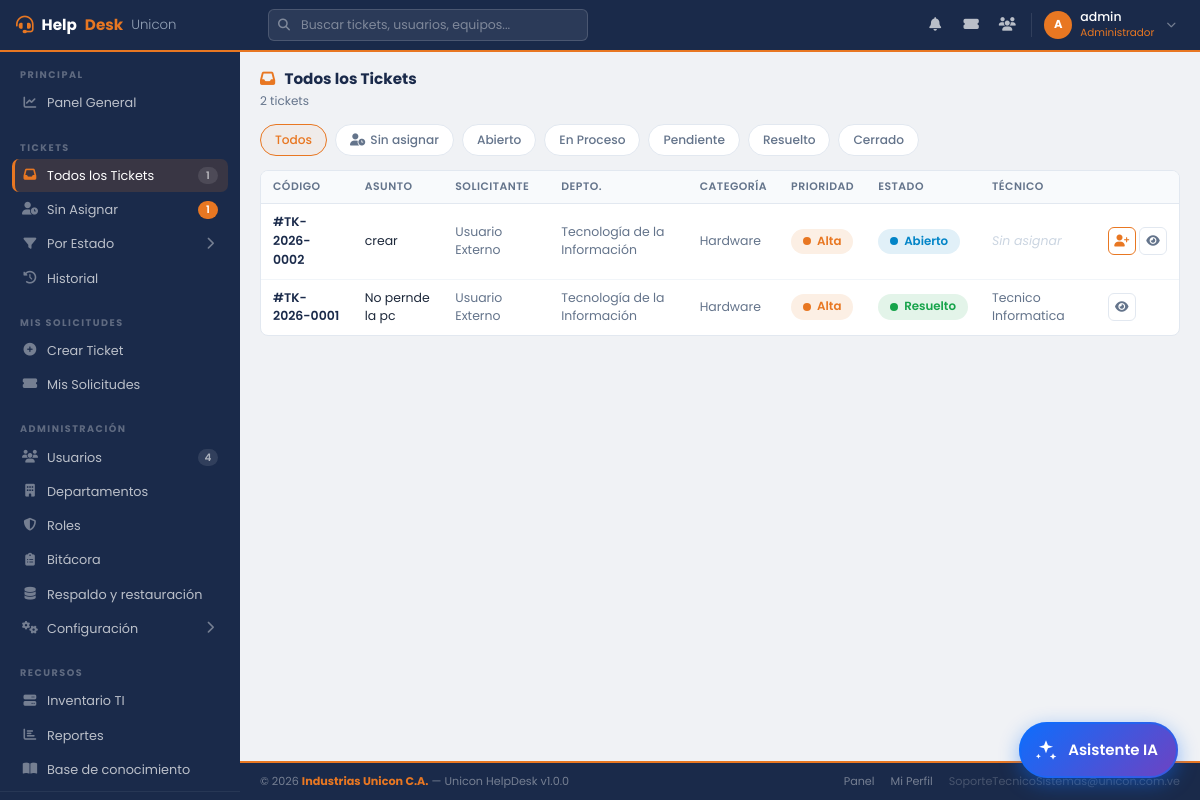
Before: /admin/tickets.php (signed in) with the older database file.
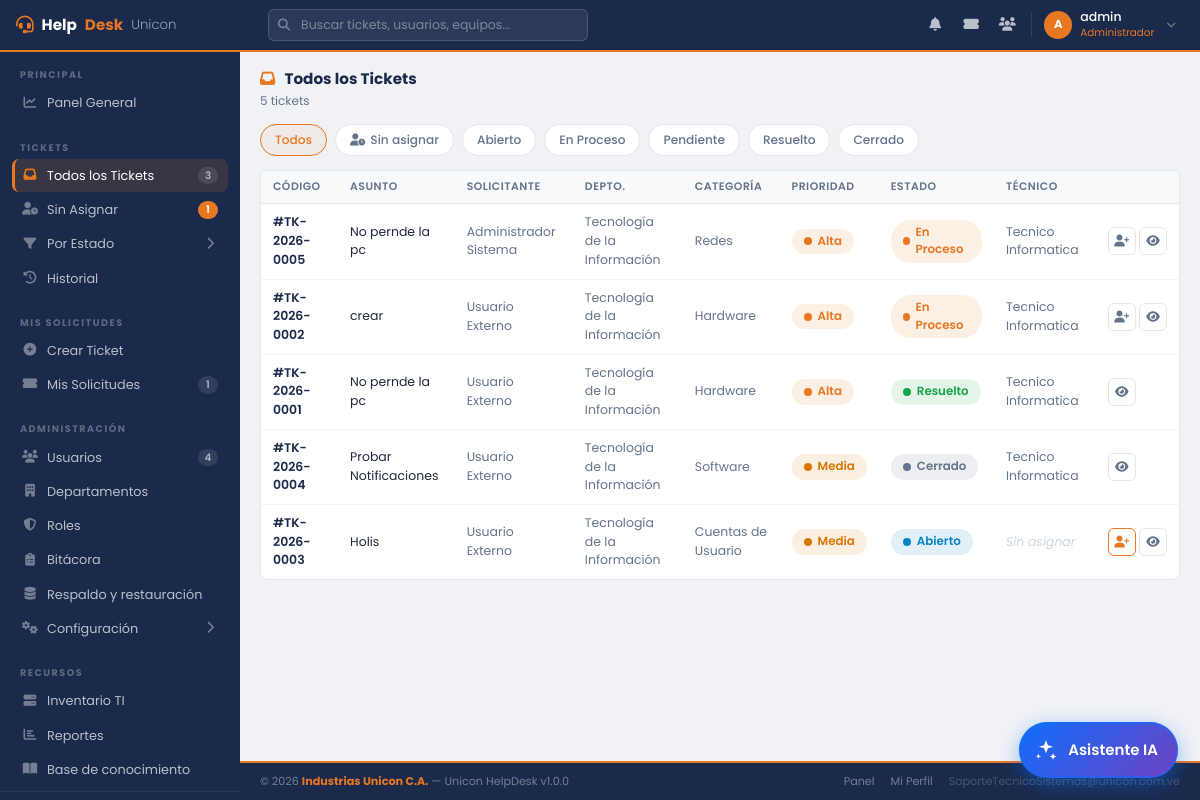
After: the same page with the newer database file.
### tables this page shows
CREATE TABLE `estados_ticket` (
  `id_estado_ticket` int(11) NOT NULL AUTO_INCREMENT,
  `nombre` varchar(50) NOT NULL,
  `descripcion` text DEFAULT NULL,
  PRIMARY KEY (`id_estado_ticket`),
  UNIQUE KEY `nombre` (`nombre`)
);

CREATE TABLE `tickets` (
  `id_tickets` int(11) NOT NULL AUTO_INCREMENT,
  `codigo_ticket` varchar(20) NOT NULL,
  `asunto` varchar(200) NOT NULL,
  `descripcion` text NOT NULL,
  `fecha_creacion` datetime NOT NULL DEFAULT current_timestamp(),
  `fecha_cierre` datetime DEFAULT NULL,
  `id_usuario_solicitante` int(11) NOT NULL,
  `id_usuario_asignado` int(11) DEFAULT NULL,
  `id_departamento` int(11) NOT NULL,
  `id_categoria` int(11) NOT NULL,
  `id_prioridad` int(11) NOT NULL DEFAULT 2,
  `id_estado` int(11) NOT NULL DEFAULT 1,
  `id_inventario` int(11) DEFAULT NULL,
  `solucion` text DEFAULT NULL,
  `observaciones` text DEFAULT NULL,
  PRIMARY KEY (`id_tickets`),
  UNIQUE KEY `codigo_ticket` (`codigo_ticket`),
  KEY `fecha_creacion` (`fecha_creacion`),
  KEY `fk_ticket_categoria` (`id_categoria`),
  KEY `fk_ticket_usuario_asignado` (`id_usuario_asignado`),
  KEY `fk_ticket_usuario_solicitante` (`id_usuario_solicitante`),
  KEY `fk_ticket_prioridad` (`id_prioridad`),
  KEY `fk_ticket_departamento` (`id_departamento`),
  KEY `id_inventario` (`id_inventario`),
  KEY `id_estado` (`id_estado`),
  CONSTRAINT `fk_ticket_categoria` FOREIGN KEY (`id_categoria`) REFERENCES `categoria_incidencias` (`id_categoria`) ON UPDATE CASCADE,
  CONSTRAINT `fk_ticket_departamento` FOREIGN KEY (`id_departamento`) REFERENCES `departamentos` (`id_departamento`) ON UPDATE CASCADE,
  CONSTRAINT `fk_ticket_estado` FOREIGN KEY (`id_estado`) REFERENCES `estados_ticket` (`id_estado_ticket`) ON UPDATE CASCADE,
  CONSTRAINT `fk_ticket_inventario` FOREIGN KEY (`id_inventario`) REFERENCES `inventario_tecnologico` (`id_inventario`) ON UPDATE CASCADE,
  CONSTRAINT `fk_ticket_prioridad` FOREIGN KEY (`id_prioridad`) REFERENCES `prioridades` (`id_prioridad`) ON UPDATE CASCADE,
  CONSTRAINT `fk_ticket_usuario_asignado` FOREIGN KEY (`id_usuario_asignado`) REFERENCES `usuarios` (`id_usuario`) ON UPDATE CASCADE,
  CONSTRAINT `fk_ticket_usuario_solicitante` FOREIGN KEY (`id_usuario_solicitante`) REFERENCES `usuarios` (`id_usuario`) ON UPDATE CASCADE
);

CREATE TABLE `usuarios` (
  `id_usuario` int(11) NOT NULL AUTO_INCREMENT,
  `nombres` varchar(100) NOT NULL,
  `apellidos` varchar(100) NOT NULL,
  `correo` varchar(150) NOT NULL,
  `usuario_login` varchar(50) NOT NULL,
  `contraseña` varchar(255) NOT NULL,
  `telefono` varchar(20) DEFAULT NULL,
  `id_departamento` int(11) NOT NULL,
  `id_rol` int(11) NOT NULL DEFAULT 1,
  `estado` enum('activo','inactivo','reposo','pasante','vacaciones','suspendido') NOT NULL DEFAULT 'activo',
  PRIMARY KEY (`id_usuario`),
  UNIQUE KEY `correo` (`correo`),
  UNIQUE KEY `usuario_login` (`usuario_login`),
  KEY `id_departamento` (`id_departamento`),
  KEY `id_rol` (`id_rol`),
  CONSTRAINT `fk_usuario_departamento` FOREIGN KEY (`id_departamento`) REFERENCES `departamentos` (`id_departamento`) ON UPDATE CASCADE,
  CONSTRAINT `fk_usuario_rol` FOREIGN KEY (`id_rol`) REFERENCES `roles` (`id_rol`) ON UPDATE CASCADE
);

CREATE TABLE `departamentos` (
  `id_departamento` int(11) NOT NULL AUTO_INCREMENT,
  `nombre` varchar(100) NOT NULL,
  `descripcion` text DEFAULT NULL,
  `estado` enum('activo','inactivo','clausurado') NOT NULL DEFAULT 'activo',
  PRIMARY KEY (`id_departamento`),
  UNIQUE KEY `nombre` (`nombre`)
);

CREATE TABLE `categoria_incidencias` (
  `id_categoria` int(11) NOT NULL AUTO_INCREMENT,
  `nombre` varchar(80) NOT NULL,
  `descripcion` text DEFAULT NULL,
  `id_prioridad_default` int(11) DEFAULT NULL,
  `estado` enum('activo','inactivo') NOT NULL DEFAULT 'activo',
  PRIMARY KEY (`id_categoria`),
  UNIQUE KEY `nombre` (`nombre`),
  KEY `fk_categoria_prioridad` (`id_prioridad_default`),
  CONSTRAINT `fk_categoria_prioridad` FOREIGN KEY (`id_prioridad_default`) REFERENCES `prioridades` (`id_prioridad`) ON DELETE SET NULL ON UPDATE CASCADE
);

CREATE TABLE `prioridades` (
  `id_prioridad` int(11) NOT NULL AUTO_INCREMENT,
  `nombre` varchar(50) NOT NULL,
  `nivel` int(11) NOT NULL DEFAULT 2,
  `tiempo_respuesta_objetivo` int(11) NOT NULL DEFAULT 2880 COMMENT 'Guardar minutos',
  PRIMARY KEY (`id_prioridad`),
  UNIQUE KEY `nombre` (`nombre`)
);

### admin/tickets.php (the view, shortened to what the changed rows need)
<?php
include '../config/conexion.php';
$mapa_estado_slug = [
    'abierto'   => TICKET_ABIERTO,
    'proceso'   => TICKET_PROCESO,
    'pendiente' => TICKET_PENDIENTE,
    'resuelto'  => TICKET_RESUELTO,
    'cerrado'   => TICKET_CERRADO,
];
$estado_slug = $_GET['estado'] ?? '';
$filtro_estado_id = $mapa_estado_slug[$estado_slug] ?? (ctype_digit($estado_slug) ? (int)$estado_slug : null);
$estados_filtro = $conexion->query("SELECT id_estado_ticket, nombre FROM estados_ticket ORDER BY id_estado_ticket")->fetch_all(MYSQLI_ASSOC);
$filtro_sin_asignar = ($estado_slug === 'sin_asignar');
$sql = "
    SELECT t.id_tickets, t.codigo_ticket, t.asunto, t.fecha_creacion, t.id_usuario_asignado,
           c.nombre AS categoria_nombre,
           p.nombre AS prioridad_nombre, p.nivel AS prioridad_nivel,
           e.nombre AS estado_nombre, e.id_estado_ticket,
           sol.nombres AS sol_nombres, sol.apellidos AS sol_apellidos,
           dep.nombre AS departamento_nombre,
           asig.nombres AS asig_nombres, asig.apellidos AS asig_apellidos
    FROM tickets t
    JOIN categoria_incidencias c ON t.id_categoria = c.id_categoria
    JOIN prioridades p ON t.id_prioridad = p.id_prioridad
    JOIN estados_ticket e ON t.id_estado = e.id_estado_ticket
    JOIN usuarios sol ON t.id_usuario_solicitante = sol.id_usuario
    JOIN departamentos dep ON t.id_departamento = dep.id_departamento
    LEFT JOIN usuarios asig ON t.id_usuario_asignado = asig.id_usuario
";
if ($filtro_sin_asignar) {
    $stmt = $conexion->prepare($sql . " WHERE t.id_usuario_asignado IS NULL AND t.id_estado NOT IN (" . TICKET_RESUELTO . "," . TICKET_CERRADO . ") ORDER BY p.nivel DESC, t.fecha_creacion ASC");
} elseif ($filtro_estado_id !== null) {
    $stmt = $conexion->prepare($sql . " WHERE t.id_estado = ? ORDER BY p.nivel DESC, t.fecha_creacion DESC");
    $stmt->bind_param("i", $filtro_estado_id);
} else {
    $stmt = $conexion->prepare($sql . " ORDER BY p.nivel DESC, t.fecha_creacion DESC");
}
$stmt->execute();
$tickets = $stmt->get_result();
include_once '../includes/header2.php';
include_once '../includes/sidebar.php';
?>
<main class="hd-main">
    <div class="hd-page-header">
        <div>
            <div class="hd-page-title"><i class="fas fa-inbox" style="color:var(--naranja);margin-right:6px;"></i> Todos los Tickets</div>
            <div class="hd-page-sub"><?= $tickets->num_rows ?> ticket<?= $tickets->num_rows !== 1 ? 's' : '' ?><?= ($filtro_estado_id !== null || $filtro_sin_asignar) ? ' — filtrado' : '' ?></div>
        </div>
    </div>
    <div class="hd-filtros">
        <a href="tickets.php" class="hd-filtro-btn <?= $estado_slug === '' ? 'activo' : '' ?>">Todos</a>
        <a href="tickets.php?estado=sin_asignar" class="hd-filtro-btn <?= $filtro_sin_asignar ? 'activo' : '' ?>"><i class="fas fa-user-clock" style="margin-right:5px;"></i>Sin asignar</a>
        <?php foreach ($estados_filtro as $ef): ?>
        <a href="tickets.php?estado=<?= (int)$ef['id_estado_ticket'] ?>" class="hd-filtro-btn <?= $filtro_estado_id === (int)$ef['id_estado_ticket'] ? 'activo' : '' ?>"><?= htmlspecialchars($ef['nombre']) ?></a>
        <?php endforeach; ?>
    </div>
    <div class="hd-card">
        <div class="hd-card-body" style="padding:0;">
            <table class="hd-table">
                <thead>
                    <tr>
                        <th>Código</th>
                        <th>Asunto</th>
                        <th>Solicitante</th>
                        <th>Depto.</th>
                        <th>Categoría</th>
                        <th>Prioridad</th>
                        <th>Estado</th>
                        <th>Técnico</th>
                        <th></th>
                    </tr>
                </thead>
                <tbody>
                    <?php
                    $colores_estado = [1=>'#0284c7', 2=>'#E87722', 3=>'#d97706', 4=>'#16a34a', 5=>'#64748b'];
                    $colores_nivel  = [1=>'#0284c7', 2=>'#d97706', 3=>'#E87722', 4=>'#dc2626'];
                    while ($t = $tickets->fetch_assoc()):
                        $ce = $colores_estado[$t['id_estado_ticket']] ?? '#94a3b8';
                        $cp = $colores_nivel[$t['prioridad_nivel']] ?? '#94a3b8';
                    ?>
                    <tr class="hd-fila-ticket" onclick="window.location='ver_ticket.php?id=<?= $t['id_tickets'] ?>'">
                        <td style="font-weight:600;color:var(--azul);">#<?= htmlspecialchars($t['codigo_ticket']) ?></td>
                        <td><?= htmlspecialchars($t['asunto']) ?></td>
                        <td style="color:var(--muted);"><?= htmlspecialchars($t['sol_nombres'] . ' ' . $t['sol_apellidos']) ?></td>
                        <td style="color:var(--muted);"><?= htmlspecialchars($t['departamento_nombre']) ?></td>
                        <td style="color:var(--muted);"><?= htmlspecialchars($t['categoria_nombre']) ?></td>
                        <td>
                            <span class="hd-badge-pill" style="background:color-mix(in srgb, <?= $cp ?> 12%, white); color:<?= $cp ?>;">
                                <span class="dot" style="background:<?= $cp ?>;"></span> <?= htmlspecialchars($t['prioridad_nombre']) ?>
                            </span>
                        </td>
                        <td>
                            <span class="hd-badge-pill" style="background:color-mix(in srgb, <?= $ce ?> 12%, white); color:<?= $ce ?>;">
                                <span class="dot" style="background:<?= $ce ?>;"></span> <?= htmlspecialchars($t['estado_nombre']) ?>
                            </span>
                        </td>
                        <td style="color:var(--muted);">
                            <?= $t['asig_nombres'] ? htmlspecialchars($t['asig_nombres'] . ' ' . $t['asig_apellidos']) : '<span class="hd-sin-asignar">Sin asignar</span>' ?>
                        </td>
                        <td class="acciones">
                            <?php if (!in_array((int)$t['id_estado_ticket'], [TICKET_RESUELTO, TICKET_CERRADO], true)): ?>
                            <button type="button" class="hd-icon-btn <?= $t['id_usuario_asignado'] ? '' : 'asignar' ?>"
                                    title="<?= $t['id_usuario_asignado'] ? 'Reasignar técnico' : 'Asignar técnico' ?>"
                                    onclick="event.stopPropagation(); abrirAsignar(<?= (int)$t['id_tickets'] ?>, <?= htmlspecialchars(json_encode($t['codigo_ticket']), ENT_QUOTES) ?>, <?= (int)$t['id_usuario_asignado'] ?>)">
                                <i class="fas fa-user-plus"></i>
                            </button>
                            <?php endif; ?>
                            <a href="ver_ticket.php?id=<?= $t['id_tickets'] ?>" class="hd-icon-btn" title="Ver ticket" onclick="event.stopPropagation();">
                                <i class="fas fa-eye"></i>
                            </a>
                        </td>
                    </tr>
                    <?php endwhile; ?>
                </tbody>
            </table>
        </div>
    </div>
</main>
<?php include_once '../includes/footer2.php'; ?>

### includes/sidebar.php (shortened to what the changed rows need)
<?php
if (!function_exists('sb_badge')) {
    function sb_badge(int $n, string $clase = ''): string {
        if ($n <= 0) return '';
        return '<span class="hd-sidebar-count' . ($clase !== '' ? ' ' . $clase : '') . '">' . $n . '</span>';
    }
}
$sb = [];
$stmt_sb = $conexion->prepare("SELECT id_usuario FROM usuarios WHERE usuario_login = ?");
$stmt_sb->bind_param("s", $usuario_activo);
$stmt_sb->execute();
$fila_sb = $stmt_sb->get_result()->fetch_assoc();
$sb_id_usuario = (int)($fila_sb['id_usuario'] ?? 0);
$stmt_sb = $conexion->prepare("SELECT COUNT(*) AS c FROM tickets WHERE id_usuario_solicitante = ? AND id_estado NOT IN (" . TICKET_RESUELTO . "," . TICKET_CERRADO . ")");
$stmt_sb->bind_param("i", $sb_id_usuario);
$stmt_sb->execute();
$sb['mis_sol'] = (int)$stmt_sb->get_result()->fetch_assoc()['c'];
if ($rol_id == ROL_ADMIN) {
    $r = $conexion->query("
        SELECT COALESCE(SUM(id_estado = " . TICKET_ABIERTO . "), 0)   AS abiertos,
               COALESCE(SUM(id_estado = " . TICKET_PROCESO . "), 0)   AS proceso,
               COALESCE(SUM(id_estado = " . TICKET_PENDIENTE . "), 0) AS pendientes
        FROM tickets
    ")->fetch_assoc();
    $sb['abiertos']   = (int)$r['abiertos'];
    $sb['proceso']    = (int)$r['proceso'];
    $sb['pendientes'] = (int)$r['pendientes'];
    $sb['activos']    = $sb['abiertos'] + $sb['proceso'] + $sb['pendientes'];
    $sb['sin_asignar'] = (int)$conexion->query("SELECT COUNT(*) c FROM tickets WHERE id_usuario_asignado IS NULL AND id_estado NOT IN (" . TICKET_RESUELTO . "," . TICKET_CERRADO . ")")->fetch_assoc()['c'];
    $sb['usuarios']   = (int)$conexion->query("SELECT COUNT(*) c FROM usuarios")->fetch_assoc()['c'];
    $sb['inventario'] = (int)$conexion->query("SELECT COUNT(*) c FROM inventario_tecnologico")->fetch_assoc()['c'];
}
?>
<aside class="hd-sidebar" id="sidebar">
    <?php if ($rol_id == 3): ?>
    <div class="hd-sidebar-section">
        <a href="tickets.php" class="hd-sidebar-link <?= ($pagina_actual=='tickets.php' && ($_GET['estado'] ?? '') !== 'sin_asignar') ? 'active' : '' ?>">
            <i class="fas fa-inbox"></i> Todos los Tickets
            <?= sb_badge($sb['activos']) ?>
        </a>
        <a href="tickets.php?estado=sin_asignar" class="hd-sidebar-link <?= ($pagina_actual=='tickets.php' && ($_GET['estado'] ?? '') === 'sin_asignar') ? 'active' : '' ?>">
            <i class="fas fa-user-clock"></i> Sin Asignar
            <?= sb_badge($sb['sin_asignar'], 'naranja') ?>
        </a>
    </div>
    <div class="hd-sidebar-section">
        <a href="mis_tickets.php" class="hd-sidebar-link <?= $pagina_actual=='mis_tickets.php'?'active':'' ?>">
            <i class="fas fa-ticket-alt"></i> Mis Solicitudes
            <?= sb_badge($sb['mis_sol']) ?>
        </a>
    </div>
    <div class="hd-sidebar-section">
        <a href="procesos/usuarios.php" class="hd-sidebar-link <?= $pagina_actual=='usuarios.php'?'active':'' ?>">
            <i class="fas fa-users"></i> Usuarios
            <?= sb_badge($sb['usuarios']) ?>
        </a>
    </div>
    <?php endif; ?>
</aside>
<div class="hd-content">

Changed rows visible on the page:
added tickets: codigo_ticket "TK-2026-0005", asunto "No pernde la pc", id_usuario_solicitante.apellidos "Administrador Sistema", id_departamento.nombre "Tecnología de la Información", id_categoria.nombre "Redes", id_prioridad.nombre "Alta", id_estado.nombre "En Proceso", id_usuario_asignado.apellidos "Tecnico Informatica"
changed tickets "TK-2026-0002": id_estado 1 → 2 (drawn); id_estado.nombre "Abierto" → "En Proceso"; id_usuario_asignado.apellidos (not shown) → "Tecnico Informatica"; id_usuario_asignado empty → 2 (drawn); no longer shows "Sin asignar"
added tickets: codigo_ticket "TK-2026-0004", asunto "Probar Notificaciones", id_usuario_solicitante.apellidos "Usuario Externo", id_departamento.nombre "Tecnología de la Información", id_categoria.nombre "Software", id_prioridad.nombre "Media", id_estado.nombre "Cerrado", id_usuario_asignado.apellidos "Tecnico Informatica"
added tickets: codigo_ticket "TK-2026-0003", asunto "Holis", id_usuario_solicitante.apellidos "Usuario Externo", id_departamento.nombre "Tecnología de la Información", id_categoria.nombre "Cuentas de Usuario", id_prioridad.nombre "Media", id_estado.nombre "Abierto", shows "Sin asignar"
Other visible differences:
$n: "1 1 4" → "3 1 1 4"
$tickets->num_rows: "2" → "5"
